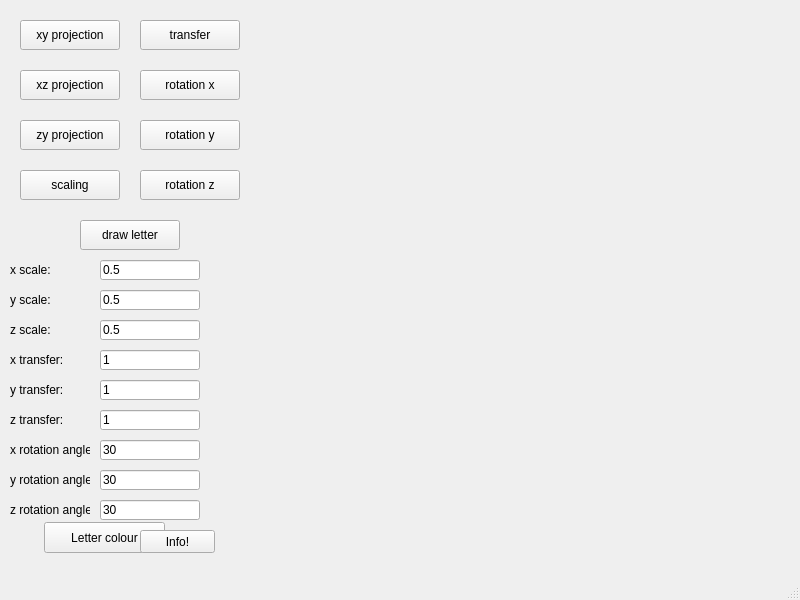
<?xml version="1.0" encoding="UTF-8"?>
<ui version="4.0">
 <class>MainWindow</class>
 <widget class="QMainWindow" name="MainWindow">
  <property name="geometry">
   <rect>
    <x>0</x>
    <y>0</y>
    <width>800</width>
    <height>600</height>
   </rect>
  </property>
  <property name="windowTitle">
   <string>MainWindow</string>
  </property>
  <widget class="QWidget" name="centralwidget">
   <widget class="letter" name="widget" native="true">
    <property name="geometry">
     <rect>
      <x>260</x>
      <y>10</y>
      <width>511</width>
      <height>531</height>
     </rect>
    </property>
   </widget>
   <widget class="QPushButton" name="pushButton">
    <property name="geometry">
     <rect>
      <x>20</x>
      <y>20</y>
      <width>100</width>
      <height>30</height>
     </rect>
    </property>
    <property name="text">
     <string>xy projection</string>
    </property>
   </widget>
   <widget class="QPushButton" name="pushButton_2">
    <property name="geometry">
     <rect>
      <x>20</x>
      <y>70</y>
      <width>100</width>
      <height>30</height>
     </rect>
    </property>
    <property name="text">
     <string>xz projection</string>
    </property>
   </widget>
   <widget class="QPushButton" name="pushButton_3">
    <property name="geometry">
     <rect>
      <x>20</x>
      <y>120</y>
      <width>100</width>
      <height>30</height>
     </rect>
    </property>
    <property name="text">
     <string>zy projection</string>
    </property>
   </widget>
   <widget class="QPushButton" name="pushButton_4">
    <property name="geometry">
     <rect>
      <x>20</x>
      <y>170</y>
      <width>100</width>
      <height>30</height>
     </rect>
    </property>
    <property name="text">
     <string>scaling</string>
    </property>
   </widget>
   <widget class="QPushButton" name="pushButton_5">
    <property name="geometry">
     <rect>
      <x>140</x>
      <y>20</y>
      <width>100</width>
      <height>30</height>
     </rect>
    </property>
    <property name="text">
     <string>transfer</string>
    </property>
   </widget>
   <widget class="QPushButton" name="pushButton_6">
    <property name="geometry">
     <rect>
      <x>140</x>
      <y>70</y>
      <width>100</width>
      <height>30</height>
     </rect>
    </property>
    <property name="text">
     <string>rotation x</string>
    </property>
   </widget>
   <widget class="QPushButton" name="pushButton_7">
    <property name="geometry">
     <rect>
      <x>140</x>
      <y>120</y>
      <width>100</width>
      <height>30</height>
     </rect>
    </property>
    <property name="text">
     <string>rotation y</string>
    </property>
   </widget>
   <widget class="QPushButton" name="pushButton_8">
    <property name="geometry">
     <rect>
      <x>140</x>
      <y>170</y>
      <width>100</width>
      <height>30</height>
     </rect>
    </property>
    <property name="text">
     <string>rotation z</string>
    </property>
   </widget>
   <widget class="QPushButton" name="pushButton_9">
    <property name="geometry">
     <rect>
      <x>80</x>
      <y>220</y>
      <width>100</width>
      <height>30</height>
     </rect>
    </property>
    <property name="text">
     <string>draw letter</string>
    </property>
   </widget>
   <widget class="QLabel" name="label">
    <property name="geometry">
     <rect>
      <x>10</x>
      <y>260</y>
      <width>50</width>
      <height>20</height>
     </rect>
    </property>
    <property name="text">
     <string>x scale:</string>
    </property>
   </widget>
   <widget class="QLineEdit" name="lineEdit">
    <property name="geometry">
     <rect>
      <x>100</x>
      <y>260</y>
      <width>100</width>
      <height>20</height>
     </rect>
    </property>
    <property name="text">
     <string>0.5</string>
    </property>
   </widget>
   <widget class="QLabel" name="label_2">
    <property name="geometry">
     <rect>
      <x>10</x>
      <y>290</y>
      <width>50</width>
      <height>20</height>
     </rect>
    </property>
    <property name="text">
     <string>y scale:</string>
    </property>
   </widget>
   <widget class="QLabel" name="label_3">
    <property name="geometry">
     <rect>
      <x>10</x>
      <y>320</y>
      <width>50</width>
      <height>20</height>
     </rect>
    </property>
    <property name="text">
     <string>z scale:</string>
    </property>
   </widget>
   <widget class="QLabel" name="label_4">
    <property name="geometry">
     <rect>
      <x>10</x>
      <y>350</y>
      <width>60</width>
      <height>20</height>
     </rect>
    </property>
    <property name="text">
     <string>x transfer:</string>
    </property>
   </widget>
   <widget class="QLabel" name="label_5">
    <property name="geometry">
     <rect>
      <x>10</x>
      <y>380</y>
      <width>60</width>
      <height>20</height>
     </rect>
    </property>
    <property name="text">
     <string>y transfer:</string>
    </property>
   </widget>
   <widget class="QLabel" name="label_6">
    <property name="geometry">
     <rect>
      <x>10</x>
      <y>410</y>
      <width>60</width>
      <height>20</height>
     </rect>
    </property>
    <property name="text">
     <string>z transfer:</string>
    </property>
   </widget>
   <widget class="QLabel" name="label_7">
    <property name="geometry">
     <rect>
      <x>10</x>
      <y>440</y>
      <width>80</width>
      <height>20</height>
     </rect>
    </property>
    <property name="text">
     <string>x rotation angle:</string>
    </property>
   </widget>
   <widget class="QLabel" name="label_8">
    <property name="geometry">
     <rect>
      <x>10</x>
      <y>470</y>
      <width>80</width>
      <height>20</height>
     </rect>
    </property>
    <property name="text">
     <string>y rotation angle: </string>
    </property>
   </widget>
   <widget class="QLabel" name="label_9">
    <property name="geometry">
     <rect>
      <x>10</x>
      <y>500</y>
      <width>80</width>
      <height>20</height>
     </rect>
    </property>
    <property name="text">
     <string>z rotation angle:</string>
    </property>
   </widget>
   <widget class="QLineEdit" name="lineEdit_2">
    <property name="geometry">
     <rect>
      <x>100</x>
      <y>290</y>
      <width>100</width>
      <height>20</height>
     </rect>
    </property>
    <property name="text">
     <string>0.5</string>
    </property>
   </widget>
   <widget class="QLineEdit" name="lineEdit_3">
    <property name="geometry">
     <rect>
      <x>100</x>
      <y>320</y>
      <width>100</width>
      <height>20</height>
     </rect>
    </property>
    <property name="text">
     <string>0.5</string>
    </property>
   </widget>
   <widget class="QLineEdit" name="lineEdit_4">
    <property name="geometry">
     <rect>
      <x>100</x>
      <y>350</y>
      <width>100</width>
      <height>20</height>
     </rect>
    </property>
    <property name="text">
     <string>1</string>
    </property>
   </widget>
   <widget class="QLineEdit" name="lineEdit_5">
    <property name="geometry">
     <rect>
      <x>100</x>
      <y>380</y>
      <width>100</width>
      <height>20</height>
     </rect>
    </property>
    <property name="text">
     <string>1</string>
    </property>
   </widget>
   <widget class="QLineEdit" name="lineEdit_6">
    <property name="geometry">
     <rect>
      <x>100</x>
      <y>410</y>
      <width>100</width>
      <height>20</height>
     </rect>
    </property>
    <property name="text">
     <string>1</string>
    </property>
   </widget>
   <widget class="QLineEdit" name="lineEdit_7">
    <property name="geometry">
     <rect>
      <x>100</x>
      <y>440</y>
      <width>100</width>
      <height>20</height>
     </rect>
    </property>
    <property name="text">
     <string>30</string>
    </property>
   </widget>
   <widget class="QLineEdit" name="lineEdit_8">
    <property name="geometry">
     <rect>
      <x>100</x>
      <y>470</y>
      <width>100</width>
      <height>20</height>
     </rect>
    </property>
    <property name="text">
     <string>30</string>
    </property>
   </widget>
   <widget class="QLineEdit" name="lineEdit_9">
    <property name="geometry">
     <rect>
      <x>100</x>
      <y>500</y>
      <width>100</width>
      <height>20</height>
     </rect>
    </property>
    <property name="text">
     <string>30</string>
    </property>
   </widget>
   <widget class="QPushButton" name="pushButton_10">
    <property name="geometry">
     <rect>
      <x>44</x>
      <y>522</y>
      <width>121</width>
      <height>31</height>
     </rect>
    </property>
    <property name="text">
     <string>Letter colour</string>
    </property>
   </widget>
   <widget class="QPushButton" name="pushButton_11">
    <property name="geometry">
     <rect>
      <x>140</x>
      <y>530</y>
      <width>75</width>
      <height>23</height>
     </rect>
    </property>
    <property name="text">
     <string>Info!</string>
    </property>
   </widget>
  </widget>
  <widget class="QMenuBar" name="menubar">
   <property name="geometry">
    <rect>
     <x>0</x>
     <y>0</y>
     <width>800</width>
     <height>26</height>
    </rect>
   </property>
  </widget>
  <widget class="QStatusBar" name="statusbar"/>
 </widget>
 <customwidgets>
  <customwidget>
   <class>letter</class>
   <extends>QWidget</extends>
   <header>letter.h</header>
   <container>1</container>
  </customwidget>
 </customwidgets>
 <resources/>
 <connections/>
</ui>
